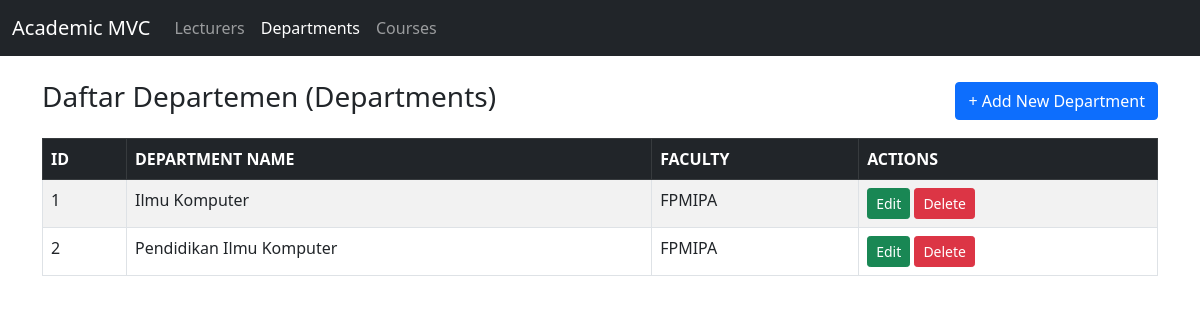
The page /department.php on the database its author committed.
### tables this page shows
CREATE TABLE `departments` (
  `id` int(11) NOT NULL,
  `department_name` varchar(100) NOT NULL,
  `faculty` varchar(100) NOT NULL
);

### controllers/DepartmentController.php (called while the page is built, shortened)
<?php
include_once("models/DB.php");
include_once("models/Department.php");
include_once("views/DepartmentView.php");
class DepartmentController {
    private $department;
    function __construct() {
        $this->department = new Department(Config::$db_host, Config::$db_user, Config::$db_pass, Config::$db_name);
    }
    public function index() {
        $this->department->open();
        $this->department->getDepartment();
        $data = array('departments' => array());
        while ($row = $this->department->getResult()) {
            array_push($data['departments'], $row);
        }
        $view = new DepartmentView();
        $view->render($data);
    }
}
?>

### models/DB.php (called while the page is built, shortened)
<?php
class DB {
    var $db_host = "";
    var $db_user = "";
    var $db_pass = "";
    var $db_name = "";
    var $db_link = "";
    function __construct($db_host, $db_user, $db_pass, $db_name) {
        $this->db_host = $db_host;
        $this->db_user = $db_user;
        $this->db_pass = $db_pass;
        $this->db_name = $db_name;
    }
    function open() {
        $this->db_link = mysqli_connect($this->db_host, $this->db_user, $this->db_pass, $this->db_name);
    }
    function execute($query) {
        $this->result = mysqli_query($this->db_link, $query);
        return $this->result;
    }
}
?>

### models/Department.php (called while the page is built, shortened)
<?php
class Department extends DB {
    function getDepartment() {
        $query = "SELECT * FROM departments";
        return $this->execute($query);
    }
}
?>

### views/DepartmentView.php (the view, shortened to what this page needs)
<?php
class DepartmentView {
    public function render($data) {
        $dataTabel = null;
        foreach ($data['departments'] as $val) {
            $dataTabel .= "<tr>
                <td>{$val['id']}</td>
                <td>{$val['department_name']}</td>
                <td>{$val['faculty']}</td>
                <td>
                    <a class='btn btn-success btn-sm' href='department.php?id_edit={$val['id']}'>Edit</a>
                    <a class='btn btn-danger btn-sm' href='department.php?id_hapus={$val['id']}' onclick='return confirm(\"Yakin hapus departemen ini?\")'>Delete</a>
                </td>
            </tr>";
        }
    }
}
?>

### rows shown on the page
departments: id "1", department_name "Ilmu Komputer", faculty "FPMIPA"
departments: id "2", department_name "Pendidikan Ilmu Komputer", faculty "FPMIPA"

### other values the page prints
$this->content "Academic MVC Lecturers Departments Courses Daftar Departemen (Departments) + Add New Department ID DEPARTMENT NAME FACULTY ACTIONS"
